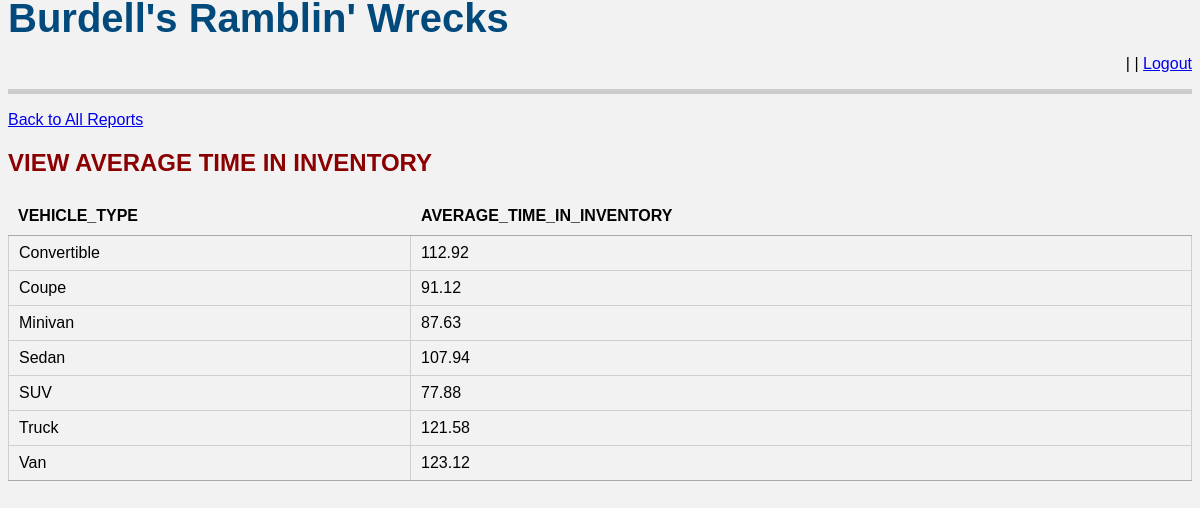
Screenshot of /report_average_time_in_inventory.php (signed in) with the database file from the repository.
### tables this page shows
CREATE TABLE `Vehicle_Type` (
  `vehicle_type_name` varchar(40) NOT NULL
);

### lib/html_table.php (the view)
<?php
function html_table($data = array(),$table_id)
  {
  $header = array_keys($data[0]);
  foreach ($header as $headeritem) {
    $headeritem=strtoupper($headeritem);
    $headeritems[] = "<th>{$headeritem}</th>";
  }
  $rows = array();
  foreach ($data as $row) {
  $cells = array();
      foreach ($row as $cell) {
        $cells[] = "<td>{$cell}</td>";
      }
  $rows[] = "<tr>" . implode('', $cells) . "</tr>";
  }
return "<table id=$table_id class='cell-border' style='width:100%'>" . "<thead>" . implode('', $headeritems) ."</thead>" . "<tbody>" . implode('', $rows) . "</tbody>" . "</table>";
}
?>

### css/theme.css (style rules this page uses)
html { margin:0; padding:0; background-color: #f2f2f2; }
body { font-family: arial; }

### rows the page displays
vehicle_type: vehicle_type_name "Convertible"
vehicle_type: vehicle_type_name "Coupe"
vehicle_type: vehicle_type_name "Minivan"
vehicle_type: vehicle_type_name "Sedan"
vehicle_type: vehicle_type_name "SUV"
vehicle_type: vehicle_type_name "Truck"
vehicle_type: vehicle_type_name "Van"

### other values shown
$headeritem "VEHICLE_TYPE AVERAGE_TIME_IN_INVENTORY"
$cell "112.92 91.12 87.63 107.94 77.88 121.58 123.12"
